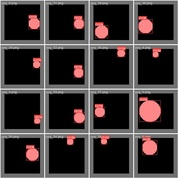
#> input picture runs/segment/train10/val_batch0_labels.jpg, 178 x 178 px, shrunk from 640 x 640 before the run
$ python show_results.py
#> lines starting #> are read from the running program, lines starting #| are printed output that depends on the picture
# from IPython.display import Image as show_image
# show_image(filename="runs/segment/train9/val_batch0_labels.jpg")
import cv2

imgTrain = cv2.imread('runs/segment/train10/val_batch0_labels.jpg')
#> imgTrain is the input picture: shape (178, 178, 3); mean B, G, R 55.4, 55.3, 64
imgTest = cv2.imread('runs/segment/train10/val_batch0_pred.jpg')
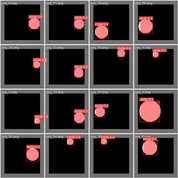
#> input picture runs/segment/train10/val_batch0_pred.jpg, 178 x 178 px, shrunk from 640 x 640 before the run
#> imgTest is the input picture: shape (178, 178, 3); mean B, G, R 55.9, 55.8, 65.6
imgResults = cv2.imread('runs/segment/train10/results.png')
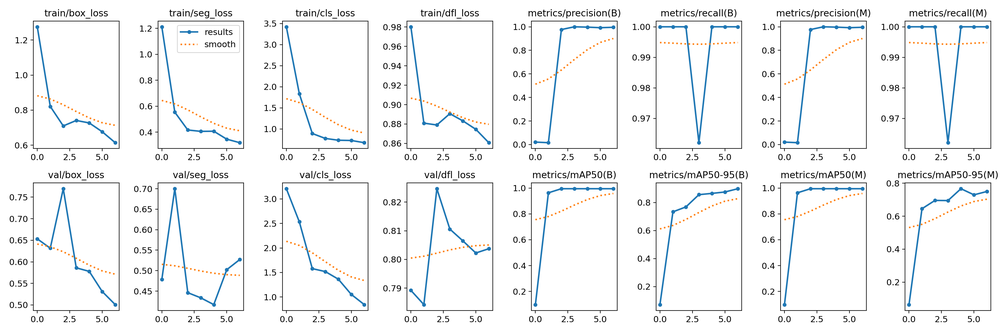
#> input picture runs/segment/train10/results.png, 1000 x 333 px, shrunk from 3600 x 1200 before the run
#> imgResults is the input picture: shape (333, 1000, 3); mean B, G, R 244.5, 243.7, 242.5

cv2.imshow('Train_result',imgTrain)
cv2.imshow('Test_result',imgTest)
cv2.imshow('graph_result',imgResults)

cv2.waitKey(0)
